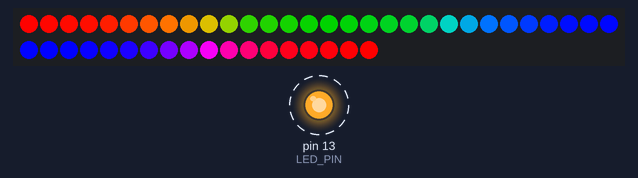
The sketch below on a simulated Arduino Uno, built with avr-gcc and run on an emulated ATmega328P. On the bench: 48 RGB LEDs in strip order, left to right, continuing on the next row, output pins drawn as LEDs (lit = HIGH). Dashed ring = blinking.

Above: at 0.01 s.
At 10.0 s:
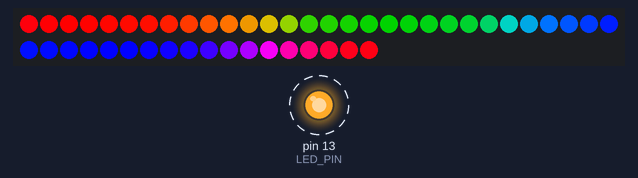
At 19.99 s:
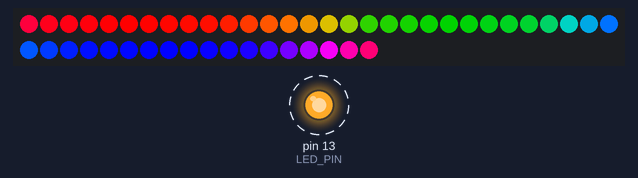
At 39.9 s:
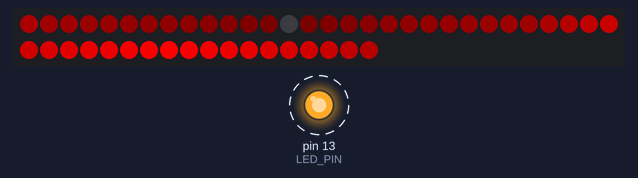
Timing chart, 0 to 40.0 s (numbered marks = the images above):
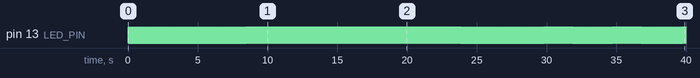

Measured:
- by itself, pin 13 (LED_PIN): alternates HIGH for 0.05 s and LOW for 0.06 s

The sketch:

arduino-light-driver.ino
```cpp
/*******************************************************************************
* Includes
*******************************************************************************/
#include <Adafruit_NeoPixel.h>
#ifdef __AVR__
  #include <avr/power.h>
#endif

/*******************************************************************************
* Defines
*******************************************************************************/
#define DATA_PIN  6
#define NUMPIXELS 48
#define LED_PIN 13
#define DELAYVAL 50
#define GAMMA_VALUE 192

/*******************************************************************************
* Local Types and Typedefs
*******************************************************************************/

/*******************************************************************************
* Global Variables
*******************************************************************************/
Adafruit_NeoPixel pixels(NUMPIXELS, DATA_PIN, NEO_GRB + NEO_KHZ800);

/*******************************************************************************
* Static Variables
*******************************************************************************/

/*******************************************************************************
* Main Functions
*******************************************************************************/

void setup() {
  initialise_gpio();
  initialise_lights();
}

void loop() {
  int light_mode = get_light_mode();
  handle_light_mode(light_mode);

  digitalWrite(LED_PIN, HIGH);
  delay(DELAYVAL);
  digitalWrite(LED_PIN, LOW);
  delay(DELAYVAL);
}

static void initialise_gpio(void) {
  pinMode(LED_PIN, OUTPUT);
}

static void initialise_lights(void) {
  pixels.begin();
}

static int get_light_mode(void) {
  static int cycle_counter = 0;
  cycle_counter += 1;
  int light_mode = (cycle_counter >> 8) & 0x7;
  return light_mode;
}

static void handle_light_mode(int light_mode) {
  static int cycle_counter = 0;
  cycle_counter += 1;

  switch(light_mode) {
    case 0:  { rotating_rainbow(cycle_counter);     }break;
    case 1:  { rotating_colour(cycle_counter, 0);   }break;
    case 2:  { rotating_colour(cycle_counter, 33);  }break;
    case 3:  { rotating_colour(cycle_counter, 66);  }break;
    case 4:  { colour_cycling(cycle_counter);       }break;
    case 5:  { fading_colour(cycle_counter, 75);    }break;
    case 6:  { rotating_rainbow(cycle_counter);     }break;
    default: { lights_off();                        }break;
  }
}

static void colour_cycling(int cycle_counter) {
  int brightness_level = 100;
  int rainbow_position = cycle_counter % 100;
  int red_term = get_red_component(rainbow_position, brightness_level);
  int green_term = get_green_component(rainbow_position, brightness_level);
  int blue_term = get_blue_component(rainbow_position, brightness_level);

  pixels.clear();
  for(int i = 0; i < NUMPIXELS; i++)
  {
    pixels.setPixelColor(i, pixels.Color(red_term, green_term, blue_term));
  }
  pixels.show();
}

static void fading_colour(int cycle_counter, int rainbow_position) {
  int brightness_level = abs((cycle_counter % (100 << 1)) - 100);
  int red_term = get_red_component(rainbow_position, brightness_level);
  int green_term = get_green_component(rainbow_position, brightness_level);
  int blue_term = get_blue_component(rainbow_position, brightness_level);

  pixels.clear();
  for(int i = 0; i < NUMPIXELS; i++)
  {
    pixels.setPixelColor(i, pixels.Color(red_term, green_term, blue_term));
  }
  pixels.show();
}

static void rotating_colour(int cycle_counter, int rainbow_position) {
  pixels.clear();
  int peak_idx = cycle_counter % NUMPIXELS;
  for(int i = 0; i < NUMPIXELS; i++)
  {
    int distance = get_distance_between(peak_idx, i);
    int brightness_level = ((((NUMPIXELS >> 1) - distance) * 100) / (NUMPIXELS >> 1));
    int red_term = get_red_component(rainbow_position, brightness_level);
    int green_term = get_green_component(rainbow_position, brightness_level);
    int blue_term = get_blue_component(rainbow_position, brightness_level);
    pixels.setPixelColor(i, pixels.Color(red_term, green_term, blue_term));
  }
  pixels.show();
}

static void rotating_rainbow(int cycle_counter) {
  pixels.clear();
  for(int i=0; i<NUMPIXELS; i++)
  {
    int brightness_level = 100;
    int rainbow_position = (((i + cycle_counter) % NUMPIXELS) * 100) / NUMPIXELS;
    int red_term = get_red_component(rainbow_position, brightness_level);
    int green_term = get_green_component(rainbow_position, brightness_level);
    int blue_term = get_blue_component(rainbow_position, brightness_level);
    pixels.setPixelColor(i, pixels.Color(red_term, green_term, blue_term));
  }
  pixels.show();
}

static void lights_off() {
  pixels.clear();
  pixels.show();
}


/*******************************************************************************
* Utility Functions
*******************************************************************************/

static void send_debug(int index, int red_term, int green_term, int blue_term)
{
  static bool initialised = false;

  if(!initialised)
  {
    Serial.begin(115200);
    initialised = true;
  }

  Serial.print(index);
  Serial.print(",");
  Serial.print(red_term);
  Serial.print(",");
  Serial.print(green_term);
  Serial.print(",");
  Serial.print(blue_term);
  Serial.println();
  delay(10);
}

static int get_distance_between(int idx1, int idx2)
{
  int distance = abs(idx2 - idx1);
  if (distance > (NUMPIXELS >> 1))
  {
    distance = NUMPIXELS - distance;
  }
  return distance;
}

static int gamma_adjust(int value, int gamma_8_8)
{
  int distance = min(value, 255-value);
  int compensation = (distance * gamma_8_8) >> 8u;
  if (compensation > value)
  {
    value = 0;
  }
  else
  {
    value -= compensation;
  }
  return value;
}

static int get_red_component(int rainbow_position, int brightness_level)
{
  int component = get_colour_component(rainbow_position - 0, brightness_level);
  component = gamma_adjust(component, GAMMA_VALUE);
  return component;
}

static int get_green_component(int rainbow_position, int brightness_level)
{
  int component = get_colour_component(rainbow_position - 33, brightness_level);
  component = gamma_adjust(component, GAMMA_VALUE);
  /* Adjust for eye sensitivity to green */
  component = component >> 1;
  return component;
}

static int get_blue_component(int rainbow_position, int brightness_level)
{
  int component = get_colour_component(rainbow_position - 66, brightness_level);
  component = gamma_adjust(component, GAMMA_VALUE);
  return component;
}

static int get_colour_component(int rainbow_position, int brightness_level) {
  const int max_brightness = 100;
  const int max_rainbow_pos = 100;
  const int colour_extent = max_rainbow_pos / 3;
  const int half_colour_extent = colour_extent >> 1;
  const int max_colour_term = 255;
  int colour_term = 0;

  if (rainbow_position > max_rainbow_pos)
  {
    rainbow_position = max_rainbow_pos;
  }

  /* Wrap around the zero point */
  if (rainbow_position > (colour_extent << 1))
  {
    rainbow_position = rainbow_position - max_rainbow_pos;
  }

  /* Establish the colour weight */
  int colour_offset = abs(rainbow_position);
  if (colour_offset > colour_extent)
  {
    colour_term = 0;
  }
  else if (colour_offset < half_colour_extent)
  {
    colour_term = max_colour_term;
  }
  else
  {
    int dimming_range_offset = colour_offset - half_colour_extent;
    colour_term = max_colour_term - ((max_colour_term  * dimming_range_offset) / half_colour_extent);
  }

  /* Saturate at the max value in case of overflow */
  if (colour_term > max_colour_term)
  {
    colour_term = max_colour_term;
  }
  if (colour_term < 0)
  {
    colour_term = 0;
  }

  /* Scale it for the brightness level */
  if (brightness_level > max_brightness)
  {
    brightness_level = max_brightness;
  }
  if (brightness_level < 0)
  {
    brightness_level = 0;
  }
  colour_term = (colour_term * brightness_level) / max_brightness;
  return colour_term;
}
```
